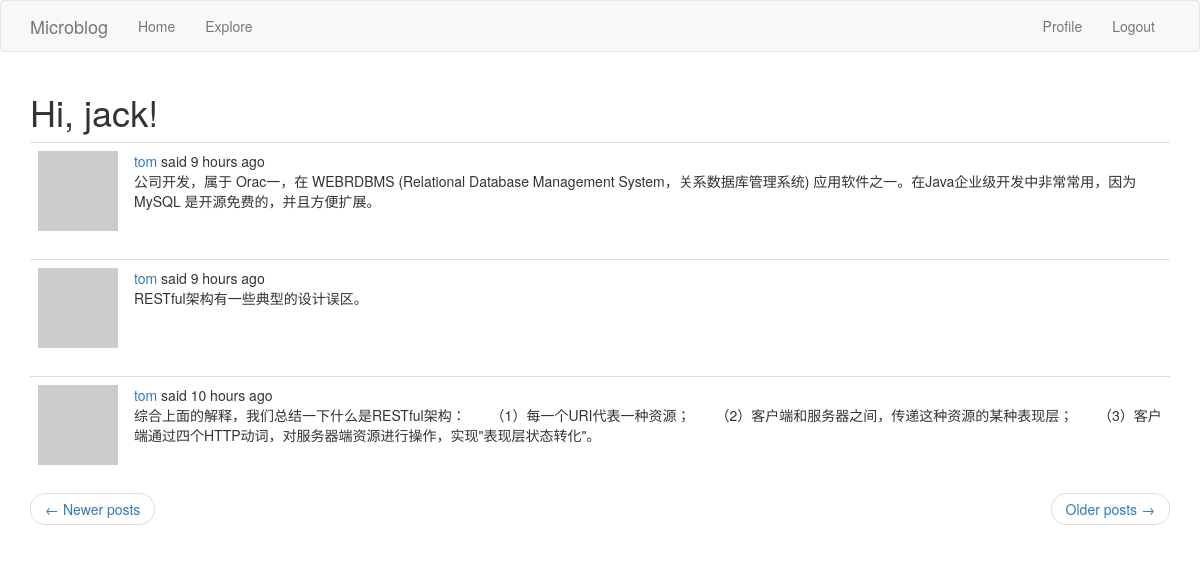
The app's page /explore?page=2 (signed in) with its own data.
### app/models.py (models this page shows, shortened)
class User(db.Model, UserMixin):
    id = db.Column(db.Integer, primary_key=True)
    username = db.Column(db.String(64), index=True, unique=True)
    email = db.Column(db.String(120), index=True, unique=True)
    password_hash = db.Column(db.String(128))
    posts = db.relationship('Post', backref='author', lazy='dynamic')
    about_me = db.Column(db.String(140))
    last_seen = db.Column(db.DateTime, default=datetime.utcnow)
    followed = db.relationship(
        'User', secondary=followers,
        primaryjoin=(followers.c.follower_id == id),
        secondaryjoin=(followers.c.followed_id == id),
        backref=db.backref('followers', lazy='dynamic'), lazy='dynamic')
    def avatar(self, size):
        digest = md5(self.email.lower().encode('utf-8')).hexdigest()
        return 'https://www.gravatar.com/avatar/{}?d=identicon&s={}'.format(digest, size)

class Post(db.Model):
    id = db.Column(db.Integer, primary_key=True)
    body = db.Column(db.String(140))
    timestamp = db.Column(db.DATETIME, index=True, default=datetime.utcnow)
    user_id = db.Column(db.Integer, db.ForeignKey('user.id'))

### app/routes.py (the view)
@app.route('/explore')
@login_required
def explore():
    page = request.args.get('page', 1, type=int)
    posts = Post.query.order_by(Post.timestamp.desc()).paginate(
        page, app.config['POSTS_PER_PAGE'], False)
    next_url = url_for('explore', page=posts.next_num) \
        if posts.has_next else None
    prev_url = url_for('explore', page=posts.prev_num) \
        if posts.has_prev else None
    return render_template('index.html', title=_('Explore'), posts=posts.items, next_url=next_url, prev_url=prev_url)

### app/models.py (called while the page is built)
@login.user_loader
def load_user(id):
    return User.query.get(int(id))

### app/routes.py (called while the page is built)
@app.before_request
def before_request():
    if current_user.is_authenticated:
        current_user.last_seen = datetime.utcnow()
        db.session.commit()
    g.locale = str(get_locale())

### app/templates/index.html (shortened to what this page needs)
{% extends "base.html" %}
{% import 'bootstrap/wtf.html' as wtf %}
{% block app_content %}
    <h1>{{ _('Hi, %(username)s!', username=current_user.username) }}</h1>
    {% for post in posts %}
        {% include '_post.html' %}
    {% endfor %}
    <nav aria-label="...">
        <ul class="pager">
            <li class="previous{% if not prev_url %} disabled{% endif %}">
                <a href="{{ prev_url or '#' }}">
                    <span aria-hidden="true">&larr;</span> {{ _('Newer posts') }}
                </a>
            </li>
            <li class="next{% if not next_url %} disabled{% endif %}">
                <a href="{{ next_url or '#' }}">
                    {{ _('Older posts') }} <span aria-hidden="true">&rarr;</span>
                </a>
            </li>
        </ul>
    </nav>
{% endblock %}

### app/templates/_post.html (shortened to what this page needs)
    <table class="table table-hover">
        <tr>
            <td width="70px">
                <a href="{{ url_for('user', username=post.author.username) }}">
                    <img src="{{ post.author.avatar(70) }}" />
                </a>
            </td>
            <td>
                {{ _('%(username)s said %(when)s',
                    username=user_link, when=moment(post.timestamp).fromNow()) }}
                <br>
                {{ post.body }}
            </td>
        </tr>
    </table>

### records on screen
Post: body "公司开发，属于 Orac一，在 WEBRDBMS (Relational Database Management System，关系数据库管理系统) 应用软件之一。在Java企业级开发中非常常用，因为 MySQL 是开源免费的，并且方便扩展。"
Post: body "RESTful架构有一些典型的设计误区。"
Post: body "综合上面的解释，我们总结一下什么是RESTful架构： （1）每一个URI代表一种资源； （2）客户端和服务器之间，传递这种资源的某种表现层； （3）客户端通过四个HTTP动词，对服务器端资源进行操作，实现\"表现层状态转化\"。"
